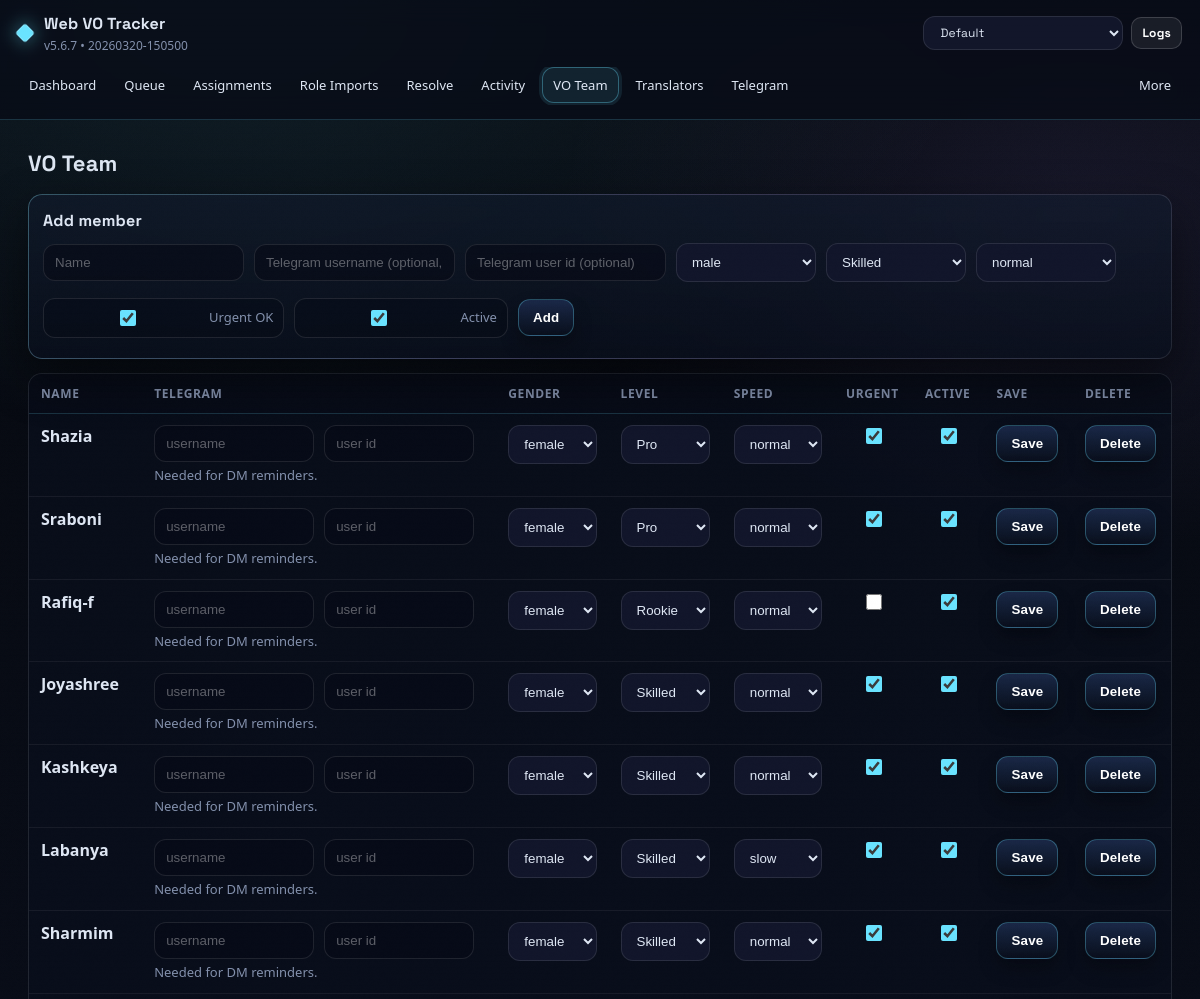
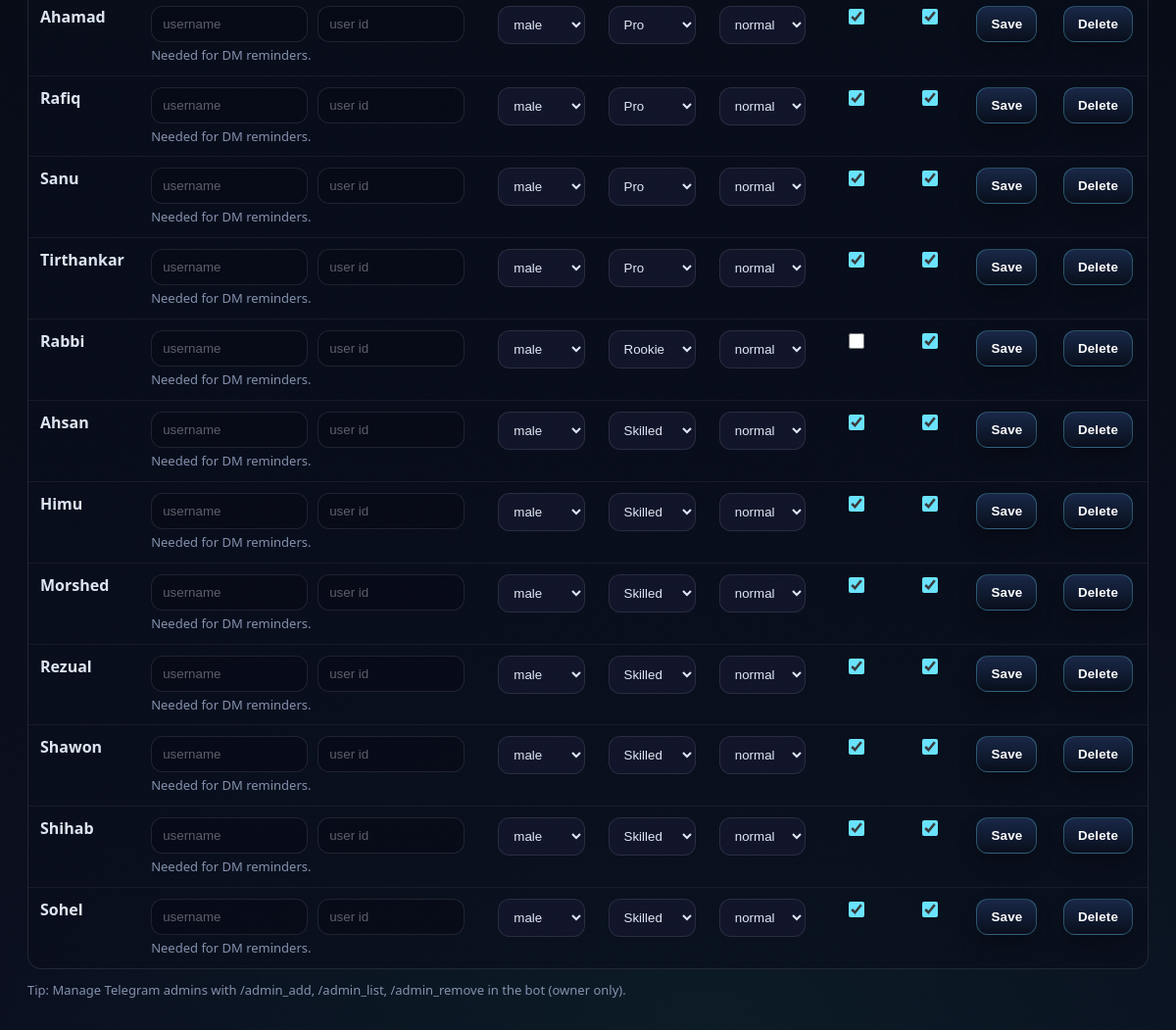
The app's page /vo-team with its own data (2 pictures, top to bottom).
### models.py (models this page shows)
class VOTeam(db.Model):
    __tablename__ = "vo_team"
    id = db.Column(db.Integer, primary_key=True)
    name = db.Column(db.String(120), unique=True, nullable=False, index=True)
    gender = db.Column(db.String(10), nullable=False)  # male/female
    level = db.Column(db.String(20), nullable=False, default="trained_new")  # expert_old/trained_new/new_limited
    speed = db.Column(db.String(10), nullable=False, default="normal")  # normal/slow
    urgent_ok = db.Column(db.Boolean, default=True)
    active = db.Column(db.Boolean, default=True)
    tg_user_id = db.Column(db.BigInteger, unique=True, nullable=True, index=True)
    tg_username = db.Column(db.String(120), nullable=True, index=True)  # without "@"
    last_seen_at = db.Column(db.DateTime, nullable=True)

### app.py (the view)
    def wrapper(*args, **kwargs):
        return fn(*args, **kwargs)

### app.py (called while the page is built, shortened)
@app.context_processor
def _inject_flags():
    return {
        "login_disabled": bool(DISABLE_LOGIN),
        "panel_key_enabled": bool(ADMIN_PANEL_KEY),
        "backup_chat_configured": bool(BACKUP_TELEGRAM_CHAT_ID),
        "app_version": APP_VERSION,
        "build_id": BUILD_ID,
}

def require_admin(fn):
    def wrapper(*args, **kwargs):
        return fn(*args, **kwargs)
    wrapper.__name__ = fn.__name__
    return wrapper

@app.before_request
def _panel_key_gate():
    if not (DISABLE_LOGIN and ADMIN_PANEL_KEY):
        return None

@app.before_request
def _reset_failed_tx():
    try:
        db.session.rollback()
    except Exception:
        pass

@app.route("/vo-team", methods=["GET", "POST"])
@login_required
@require_admin
def vo_team_panel():
    members = VOTeam.query.order_by(VOTeam.gender.asc(), VOTeam.level.asc(), VOTeam.name.asc()).all()
    return render_template("vo_team.html", members=members)

### templates/vo_team.html (shortened to what this page needs)
{% extends 'base.html' %}
{% block content %}
<h2>VO Team</h2>
<div class="card">
  <h3>Add member</h3>
  <form method="post" class="row vo-form-row">
    <input name="name" placeholder="Name" required>
    <input name="tg_username" placeholder="Telegram username (optional, without @)">
    <input name="tg_user_id" placeholder="Telegram user id (optional)">
    <select name="gender">
      <option value="male">male</option>
    </select>
    <select name="level">
      <option value="trained_new" selected>Skilled</option>
    </select>
    <select name="speed">
      <option value="normal" selected>normal</option>
    </select>
    <label class="chk">
      <input type="checkbox" name="urgent_ok" checked> <span>Urgent OK</span>
    </label>
    <label class="chk">
      <input type="checkbox" name="active" checked> <span>Active</span>
    </label>
    <button type="submit">Add</button>
  </form>
</div>
<div class="table-wrap wide">
<table>
  <thead>
    <tr>
      <th>Name</th>
      <th>Telegram</th>
      <th>Gender</th><th>Level</th><th>Speed</th><th>Urgent</th><th>Active</th><th>Save</th><th>Delete</th>
    </tr>
  </thead>
  <tbody>
  {% for m in members %}
    <tr>
      <td>
        <b>{{ m.name }}</b>
      </td>
      <td>
        <div style="display:flex; gap:10px; align-items:center; flex-wrap:wrap;">
          <input name="tg_username" form="row-{{ m.id }}" value="{{ m.tg_username or '' }}" placeholder="username" style="width:160px;">
          <input name="tg_user_id" form="row-{{ m.id }}" value="{{ m.tg_user_id or '' }}" placeholder="user id" style="width:150px;">
        </div>
        <div class="muted" style="margin-top:4px;">Needed for DM reminders.</div>
      </td>
      <td>
          <select name="gender" form="row-{{ m.id }}">
            <option value="male" {% if m.gender=='male' %}selected{% endif %}>male</option>
            <option value="female" {% if m.gender=='female' %}selected{% endif %}>female</option>
          </select>
      </td>
      <td>
          <select name="level" form="row-{{ m.id }}">
            <option value="expert_old" {% if m.level=='expert_old' %}selected{% endif %}>Pro</option>
            <option value="trained_new" {% if m.level=='trained_new' %}selected{% endif %}>Skilled</option>
            <option value="new_limited" {% if m.level=='new_limited' %}selected{% endif %}>Rookie</option>
          </select>
      </td>
      <td>
          <select name="speed" form="row-{{ m.id }}">
            <option value="normal" {% if m.speed=='normal' %}selected{% endif %}>normal</option>
            <option value="slow" {% if m.speed=='slow' %}selected{% endif %}>slow</option>
          </select>
      </td>
      <td style="text-align:center;">
        <input form="row-{{ m.id }}" type="checkbox" name="urgent_ok" {% if m.urgent_ok %}checked{% endif %}>
      </td>
      <td style="text-align:center;">
        <input form="row-{{ m.id }}" type="checkbox" name="active" {% if m.active %}checked{% endif %}>
      </td>
      <td><button form="row-{{ m.id }}" type="submit">Save</button></td>
      <td>
        <button class="btn danger" form="del-{{ m.id }}" type="submit">Delete</button>
      </td>
    </tr>
  {% endfor %}
  </tbody>
</table>
</div>
<p class="muted" style="margin-top:12px;">Tip: Manage Telegram admins with /admin_add, /admin_list, /admin_remove in the bot (owner only).</p>
{% endblock %}

### records on screen
VOTeam: name "Shazia", gender "female", level "Pro", speed "normal", urgent_ok "☑", active "☑"
VOTeam: name "Sraboni", gender "female", level "Pro", speed "normal", urgent_ok "☑", active "☑"
VOTeam: name "Rafiq-f", gender "female", level "Rookie", speed "normal", active "☑"
VOTeam: name "Joyashree", gender "female", level "Skilled", speed "normal", urgent_ok "☑", active "☑"
VOTeam: name "Kashkeya", gender "female", level "Skilled", speed "normal", urgent_ok "☑", active "☑"
VOTeam: name "Labanya", gender "female", level "Skilled", speed "slow", urgent_ok "☑", active "☑"
VOTeam: name "Sharmim", gender "female", level "Skilled", speed "normal", urgent_ok "☑", active "☑"
VOTeam: name "Ahamad", gender "male", level "Pro", speed "normal", urgent_ok "☑", active "☑"
VOTeam: name "Rafiq", gender "male", level "Pro", speed "normal", urgent_ok "☑", active "☑"
VOTeam: name "Sanu", gender "male", level "Pro", speed "normal", urgent_ok "☑", active "☑"
VOTeam: name "Tirthankar", gender "male", level "Pro", speed "normal", urgent_ok "☑", active "☑"
VOTeam: name "Rabbi", gender "male", level "Rookie", speed "normal", active "☑"
VOTeam: name "Ahsan", gender "male", level "Skilled", speed "normal", urgent_ok "☑", active "☑"
VOTeam: name "Himu", gender "male", level "Skilled", speed "normal", urgent_ok "☑", active "☑"
VOTeam: name "Morshed", gender "male", level "Skilled", speed "normal", urgent_ok "☑", active "☑"
VOTeam: name "Rezual", gender "male", level "Skilled", speed "normal", urgent_ok "☑", active "☑"
VOTeam: name "Shawon", gender "male", level "Skilled", speed "normal", urgent_ok "☑", active "☑"
VOTeam: name "Shihab", gender "male", level "Skilled", speed "normal", urgent_ok "☑", active "☑"
VOTeam: name "Sohel", gender "male", level "Skilled", speed "normal", urgent_ok "☑", active "☑"

### other values on screen
{{ app_version }} "5.6.7"
{{ build_id }} "20260320-150500"
